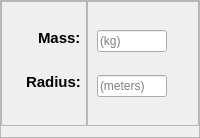
                           <widget class="QFrame" name="frame_15">
                            <property name="frameShape">
                             <enum>QFrame::StyledPanel</enum>
                            </property>
                            <property name="frameShadow">
                             <enum>QFrame::Raised</enum>
                            </property>
                            <layout class="QHBoxLayout" name="horizontalLayout_13">
                             <property name="spacing">
                              <number>0</number>
                             </property>
                             <property name="leftMargin">
                              <number>0</number>
                             </property>
                             <property name="topMargin">
                              <number>0</number>
                             </property>
                             <property name="rightMargin">
                              <number>0</number>
                             </property>
                             <item alignment="Qt::AlignRight">
                              <widget class="QFrame" name="frame_21">
                               <property name="maximumSize">
                                <size>
                                 <width>16777215</width>
                                 <height>16777215</height>
                                </size>
                               </property>
                               <property name="frameShape">
                                <enum>QFrame::StyledPanel</enum>
                               </property>
                               <property name="frameShadow">
                                <enum>QFrame::Raised</enum>
                               </property>
                               <layout class="QVBoxLayout" name="verticalLayout_24">
                                <property name="spacing">
                                 <number>26</number>
                                </property>
                                <property name="leftMargin">
                                 <number>24</number>
                                </property>
                                <property name="topMargin">
                                 <number>27</number>
                                </property>
                                <property name="rightMargin">
                                 <number>5</number>
                                </property>
                                <property name="bottomMargin">
                                 <number>34</number>
                                </property>
                                <item alignment="Qt::AlignRight">
                                 <widget class="QLabel" name="label_13">
                                  <property name="font">
                                   <font>
                                    <pointsize>11</pointsize>
                                    <bold>true</bold>
                                   </font>
                                  </property>
                                  <property name="text">
                                   <string>Mass:</string>
                                  </property>
                                 </widget>
                                </item>
                                <item>
                                 <widget class="QLabel" name="label_14">
                                  <property name="font">
                                   <font>
                                    <pointsize>11</pointsize>
                                    <bold>true</bold>
                                   </font>
                                  </property>
                                  <property name="text">
                                   <string>Radius:</string>
                                  </property>
                                 </widget>
                                </item>
                               </layout>
                              </widget>
                             </item>
                             <item>
                              <widget class="QFrame" name="frame_22">
                               <property name="frameShape">
                                <enum>QFrame::StyledPanel</enum>
                               </property>
                               <property name="frameShadow">
                                <enum>QFrame::Raised</enum>
                               </property>
                               <layout class="QVBoxLayout" name="verticalLayout_25">
                                <property name="spacing">
                                 <number>4</number>
                                </property>
                                <item>
                                 <widget class="QLineEdit" name="massLineEdit">
                                  <property name="maximumSize">
                                   <size>
                                    <width>70</width>
                                    <height>16777215</height>
                                   </size>
                                  </property>
                                  <property name="palette">
                                   <palette>
                                    <active>
                                     <colorrole role="Button">
                                      <brush brushstyle="SolidPattern">
                                       <color alpha="255">
                                        <red>255</red>
                                        <green>255</green>
                                        <blue>255</blue>
                                       </color>
                                      </brush>
                                     </colorrole>
                                     <colorrole role="Window">
                                      <brush brushstyle="SolidPattern">
                                       <color alpha="255">
                                        <red>255</red>
                                        <green>255</green>
                                        <blue>255</blue>
                                       </color>
                                      </brush>
                                     </colorrole>
                                     <colorrole role="PlaceholderText">
                                      <brush brushstyle="SolidPattern">
                                       <color alpha="255">
                                        <red>147</red>
                                        <green>147</green>
                                        <blue>147</blue>
                                       </color>
                                      </brush>
                                     </colorrole>
                                    </active>
                                    <inactive>
                                     <colorrole role="Button">
                                      <brush brushstyle="SolidPattern">
                                       <color alpha="255">
                                        <red>240</red>
                                        <green>240</green>
                                        <blue>240</blue>
                                       </color>
                                      </brush>
                                     </colorrole>
                                     <colorrole role="Window">
                                      <brush brushstyle="SolidPattern">
                                       <color alpha="255">
                                        <red>240</red>
                                        <green>240</green>
                                        <blue>240</blue>
                                       </color>
                                      </brush>
                                     </colorrole>
                                     <colorrole role="PlaceholderText">
                                      <brush brushstyle="SolidPattern">
                                       <color alpha="128">
                                        <red>0</red>
                                        <green>0</green>
                                        <blue>0</blue>
                                       </color>
                                      </brush>
                                     </colorrole>
                                    </inactive>
                                    <disabled>
                                     <colorrole role="Button">
                                      <brush brushstyle="SolidPattern">
                                       <color alpha="255">
                                        <red>255</red>
                                        <green>255</green>
                                        <blue>255</blue>
                                       </color>
                                      </brush>
                                     </colorrole>
                                     <colorrole role="Window">
                                      <brush brushstyle="SolidPattern">
                                       <color alpha="255">
                                        <red>255</red>
                                        <green>255</green>
                                        <blue>255</blue>
                                       </color>
                                      </brush>
                                     </colorrole>
                                     <colorrole role="PlaceholderText">
                                      <brush brushstyle="SolidPattern">
                                       <color alpha="128">
                                        <red>0</red>
                                        <green>0</green>
                                        <blue>0</blue>
                                       </color>
                                      </brush>
                                     </colorrole>
                                    </disabled>
                                   </palette>
                                  </property>
                                  <property name="maxLength">
                                   <number>4</number>
                                  </property>
                                  <property name="placeholderText">
                                   <string>(kg)</string>
                                  </property>
                                 </widget>
                                </item>
                                <item>
                                 <widget class="QLineEdit" name="radiusLineEdit">
                                  <property name="maximumSize">
                                   <size>
                                    <width>70</width>
                                    <height>16777215</height>
                                   </size>
                                  </property>
                                  <property name="palette">
                                   <palette>
                                    <active>
                                     <colorrole role="Button">
                                      <brush brushstyle="SolidPattern">
                                       <color alpha="255">
                                        <red>255</red>
                                        <green>255</green>
                                        <blue>255</blue>
                                       </color>
                                      </brush>
                                     </colorrole>
                                     <colorrole role="Window">
                                      <brush brushstyle="SolidPattern">
                                       <color alpha="255">
                                        <red>255</red>
                                        <green>255</green>
                                        <blue>255</blue>
                                       </color>
                                      </brush>
                                     </colorrole>
                                     <colorrole role="PlaceholderText">
                                      <brush brushstyle="SolidPattern">
                                       <color alpha="255">
                                        <red>147</red>
                                        <green>147</green>
                                        <blue>147</blue>
                                       </color>
                                      </brush>
                                     </colorrole>
                                    </active>
                                    <inactive>
                                     <colorrole role="Button">
                                      <brush brushstyle="SolidPattern">
                                       <color alpha="255">
                                        <red>240</red>
                                        <green>240</green>
                                        <blue>240</blue>
                                       </color>
                                      </brush>
                                     </colorrole>
                                     <colorrole role="Window">
                                      <brush brushstyle="SolidPattern">
                                       <color alpha="255">
                                        <red>240</red>
                                        <green>240</green>
                                        <blue>240</blue>
                                       </color>
                                      </brush>
                                     </colorrole>
                                     <colorrole role="PlaceholderText">
                                      <brush brushstyle="SolidPattern">
                                       <color alpha="128">
                                        <red>0</red>
                                        <green>0</green>
                                        <blue>0</blue>
                                       </color>
                                      </brush>
                                     </colorrole>
                                    </inactive>
                                    <disabled>
                                     <colorrole role="Button">
                                      <brush brushstyle="SolidPattern">
                                       <color alpha="255">
                                        <red>255</red>
                                        <green>255</green>
                                        <blue>255</blue>
                                       </color>
                                      </brush>
                                     </colorrole>
                                     <colorrole role="Window">
                                      <brush brushstyle="SolidPattern">
                                       <color alpha="255">
                                        <red>255</red>
                                        <green>255</green>
                                        <blue>255</blue>
                                       </color>
                                      </brush>
                                     </colorrole>
                                     <colorrole role="PlaceholderText">
                                      <brush brushstyle="SolidPattern">
                                       <color alpha="128">
                                        <red>0</red>
                                        <green>0</green>
                                        <blue>0</blue>
                                       </color>
                                      </brush>
                                     </colorrole>
                                    </disabled>
                                   </palette>
                                  </property>
                                  <property name="maxLength">
                                   <number>5</number>
                                  </property>
                                  <property name="placeholderText">
                                   <string>(meters)</string>
                                  </property>
                                 </widget>
                                </item>
                               </layout>
                              </widget>
                             </item>
                            </layout>
                           </widget>
